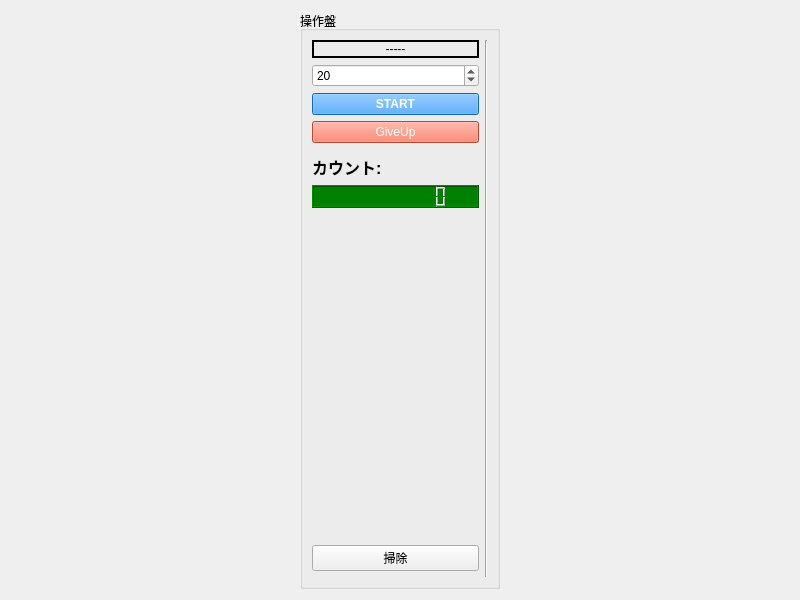
<?xml version="1.0" encoding="UTF-8"?>
<ui version="4.0">
 <class>thg2</class>
 <widget class="QWidget" name="thg2">
  <property name="geometry">
   <rect>
    <x>0</x>
    <y>0</y>
    <width>800</width>
    <height>600</height>
   </rect>
  </property>
  <property name="windowTitle">
   <string>TreasureHuntGui_ver2</string>
  </property>
  <layout class="QGridLayout" name="gridLayout_2">
   <item row="0" column="0">
    <widget class="QGroupBox" name="groupBox">
     <property name="sizePolicy">
      <sizepolicy hsizetype="Fixed" vsizetype="Expanding">
       <horstretch>0</horstretch>
       <verstretch>0</verstretch>
      </sizepolicy>
     </property>
     <property name="maximumSize">
      <size>
       <width>200</width>
       <height>16777215</height>
      </size>
     </property>
     <property name="title">
      <string>操作盤</string>
     </property>
     <layout class="QGridLayout" name="gridLayout">
      <item row="3" column="0" colspan="2">
       <widget class="QPushButton" name="giveup">
        <property name="styleSheet">
         <string notr="true">background-color: tomato; color: white</string>
        </property>
        <property name="text">
         <string>GiveUp</string>
        </property>
       </widget>
      </item>
      <item row="2" column="0" colspan="2">
       <widget class="QPushButton" name="start">
        <property name="font">
         <font>
          <bold>true</bold>
         </font>
        </property>
        <property name="styleSheet">
         <string notr="true">background-color: dodgerblue; color: white;</string>
        </property>
        <property name="text">
         <string>START</string>
        </property>
        <property name="checkable">
         <bool>false</bool>
        </property>
       </widget>
      </item>
      <item row="5" column="0" colspan="2">
       <widget class="QLabel" name="inf_count_l">
        <property name="font">
         <font>
          <pointsize>12</pointsize>
          <bold>true</bold>
         </font>
        </property>
        <property name="text">
         <string>カウント:</string>
        </property>
       </widget>
      </item>
      <item row="0" column="2" rowspan="10">
       <widget class="Line" name="line">
        <property name="orientation">
         <enum>Qt::Orientation::Vertical</enum>
        </property>
       </widget>
      </item>
      <item row="6" column="0" colspan="2">
       <widget class="QLCDNumber" name="inf_count">
        <property name="styleSheet">
         <string notr="true">background-color: green</string>
        </property>
        <property name="digitCount">
         <number>10</number>
        </property>
       </widget>
      </item>
      <item row="1" column="0" colspan="2">
       <widget class="QSpinBox" name="set_dif">
        <property name="mouseTracking">
         <bool>false</bool>
        </property>
        <property name="tabletTracking">
         <bool>false</bool>
        </property>
        <property name="minimum">
         <number>1</number>
        </property>
        <property name="maximum">
         <number>999999999</number>
        </property>
        <property name="singleStep">
         <number>1</number>
        </property>
        <property name="value">
         <number>20</number>
        </property>
       </widget>
      </item>
      <item row="7" column="0">
       <spacer name="verticalSpacer">
        <property name="orientation">
         <enum>Qt::Orientation::Vertical</enum>
        </property>
        <property name="sizeHint" stdset="0">
         <size>
          <width>20</width>
          <height>40</height>
         </size>
        </property>
       </spacer>
      </item>
      <item row="0" column="0" colspan="2">
       <widget class="QLabel" name="info">
        <property name="styleSheet">
         <string notr="true"/>
        </property>
        <property name="frameShape">
         <enum>QFrame::Shape::WinPanel</enum>
        </property>
        <property name="text">
         <string>-----</string>
        </property>
        <property name="alignment">
         <set>Qt::AlignmentFlag::AlignCenter</set>
        </property>
       </widget>
      </item>
      <item row="8" column="0" colspan="2">
       <widget class="QPushButton" name="clear">
        <property name="text">
         <string>掃除</string>
        </property>
       </widget>
      </item>
     </layout>
    </widget>
   </item>
   <item row="0" column="1">
    <layout class="QGridLayout" name="layout"/>
   </item>
  </layout>
 </widget>
 <resources/>
 <connections>
  <connection>
   <sender>set_dif</sender>
   <signal>editingFinished()</signal>
   <receiver>start</receiver>
   <slot>animateClick()</slot>
   <hints>
    <hint type="sourcelabel">
     <x>109</x>
     <y>68</y>
    </hint>
    <hint type="destinationlabel">
     <x>104</x>
     <y>95</y>
    </hint>
   </hints>
  </connection>
 </connections>
</ui>
